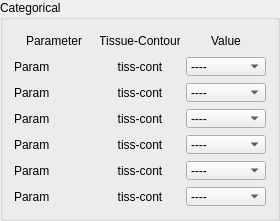
             <widget class="QGroupBox" name="groupBox_7">
              <property name="title">
               <string>Categorical</string>
              </property>
              <layout class="QVBoxLayout" name="verticalLayout_17">
               <item>
                <layout class="QGridLayout" name="gridLayout_8">
                 <item row="5" column="1">
                  <widget class="QLabel" name="tiss_cont_categorical5">
                   <property name="sizePolicy">
                    <sizepolicy hsizetype="Fixed" vsizetype="Fixed">
                     <horstretch>0</horstretch>
                     <verstretch>0</verstretch>
                    </sizepolicy>
                   </property>
                   <property name="minimumSize">
                    <size>
                     <width>80</width>
                     <height>20</height>
                    </size>
                   </property>
                   <property name="maximumSize">
                    <size>
                     <width>16777215</width>
                     <height>20</height>
                    </size>
                   </property>
                   <property name="styleSheet">
                    <string notr="true">font: 25 10pt &quot;Calibri Light&quot;;</string>
                   </property>
                   <property name="text">
                    <string>tiss-cont</string>
                   </property>
                   <property name="alignment">
                    <set>Qt::AlignCenter</set>
                   </property>
                  </widget>
                 </item>
                 <item row="1" column="1">
                  <widget class="QLabel" name="tiss_cont_categorical1">
                   <property name="sizePolicy">
                    <sizepolicy hsizetype="Fixed" vsizetype="Fixed">
                     <horstretch>0</horstretch>
                     <verstretch>0</verstretch>
                    </sizepolicy>
                   </property>
                   <property name="minimumSize">
                    <size>
                     <width>80</width>
                     <height>20</height>
                    </size>
                   </property>
                   <property name="maximumSize">
                    <size>
                     <width>16777215</width>
                     <height>20</height>
                    </size>
                   </property>
                   <property name="styleSheet">
                    <string notr="true">font: 25 10pt &quot;Calibri Light&quot;;</string>
                   </property>
                   <property name="text">
                    <string>tiss-cont</string>
                   </property>
                   <property name="alignment">
                    <set>Qt::AlignCenter</set>
                   </property>
                  </widget>
                 </item>
                 <item row="1" column="0">
                  <widget class="QLabel" name="lab_categorical1">
                   <property name="sizePolicy">
                    <sizepolicy hsizetype="Fixed" vsizetype="Fixed">
                     <horstretch>0</horstretch>
                     <verstretch>0</verstretch>
                    </sizepolicy>
                   </property>
                   <property name="minimumSize">
                    <size>
                     <width>80</width>
                     <height>20</height>
                    </size>
                   </property>
                   <property name="maximumSize">
                    <size>
                     <width>16777215</width>
                     <height>20</height>
                    </size>
                   </property>
                   <property name="styleSheet">
                    <string notr="true">font: 25 10pt &quot;Calibri Light&quot;;</string>
                   </property>
                   <property name="text">
                    <string>Param</string>
                   </property>
                  </widget>
                 </item>
                 <item row="4" column="0">
                  <widget class="QLabel" name="lab_categorical4">
                   <property name="sizePolicy">
                    <sizepolicy hsizetype="Fixed" vsizetype="Fixed">
                     <horstretch>0</horstretch>
                     <verstretch>0</verstretch>
                    </sizepolicy>
                   </property>
                   <property name="minimumSize">
                    <size>
                     <width>80</width>
                     <height>20</height>
                    </size>
                   </property>
                   <property name="maximumSize">
                    <size>
                     <width>16777215</width>
                     <height>20</height>
                    </size>
                   </property>
                   <property name="styleSheet">
                    <string notr="true">font: 25 10pt &quot;Calibri Light&quot;;</string>
                   </property>
                   <property name="text">
                    <string>Param</string>
                   </property>
                  </widget>
                 </item>
                 <item row="2" column="1">
                  <widget class="QLabel" name="tiss_cont_categorical2">
                   <property name="sizePolicy">
                    <sizepolicy hsizetype="Fixed" vsizetype="Fixed">
                     <horstretch>0</horstretch>
                     <verstretch>0</verstretch>
                    </sizepolicy>
                   </property>
                   <property name="minimumSize">
                    <size>
                     <width>80</width>
                     <height>20</height>
                    </size>
                   </property>
                   <property name="maximumSize">
                    <size>
                     <width>16777215</width>
                     <height>20</height>
                    </size>
                   </property>
                   <property name="styleSheet">
                    <string notr="true">font: 25 10pt &quot;Calibri Light&quot;;</string>
                   </property>
                   <property name="text">
                    <string>tiss-cont</string>
                   </property>
                   <property name="alignment">
                    <set>Qt::AlignCenter</set>
                   </property>
                  </widget>
                 </item>
                 <item row="0" column="1">
                  <widget class="QLabel" name="label_hm1_8">
                   <property name="sizePolicy">
                    <sizepolicy hsizetype="Fixed" vsizetype="Fixed">
                     <horstretch>0</horstretch>
                     <verstretch>0</verstretch>
                    </sizepolicy>
                   </property>
                   <property name="minimumSize">
                    <size>
                     <width>80</width>
                     <height>20</height>
                    </size>
                   </property>
                   <property name="maximumSize">
                    <size>
                     <width>16777215</width>
                     <height>20</height>
                    </size>
                   </property>
                   <property name="styleSheet">
                    <string notr="true">font: 25 10pt &quot;Calibri Light&quot;;</string>
                   </property>
                   <property name="text">
                    <string>Tissue-Contour</string>
                   </property>
                   <property name="alignment">
                    <set>Qt::AlignCenter</set>
                   </property>
                  </widget>
                 </item>
                 <item row="0" column="2">
                  <widget class="QLabel" name="label_hm1_9">
                   <property name="sizePolicy">
                    <sizepolicy hsizetype="Fixed" vsizetype="Fixed">
                     <horstretch>0</horstretch>
                     <verstretch>0</verstretch>
                    </sizepolicy>
                   </property>
                   <property name="minimumSize">
                    <size>
                     <width>80</width>
                     <height>20</height>
                    </size>
                   </property>
                   <property name="maximumSize">
                    <size>
                     <width>16777215</width>
                     <height>20</height>
                    </size>
                   </property>
                   <property name="styleSheet">
                    <string notr="true">font: 25 10pt &quot;Calibri Light&quot;;</string>
                   </property>
                   <property name="text">
                    <string>Value</string>
                   </property>
                   <property name="alignment">
                    <set>Qt::AlignCenter</set>
                   </property>
                  </widget>
                 </item>
                 <item row="4" column="1">
                  <widget class="QLabel" name="tiss_cont_categorical4">
                   <property name="sizePolicy">
                    <sizepolicy hsizetype="Fixed" vsizetype="Fixed">
                     <horstretch>0</horstretch>
                     <verstretch>0</verstretch>
                    </sizepolicy>
                   </property>
                   <property name="minimumSize">
                    <size>
                     <width>80</width>
                     <height>20</height>
                    </size>
                   </property>
                   <property name="maximumSize">
                    <size>
                     <width>16777215</width>
                     <height>20</height>
                    </size>
                   </property>
                   <property name="styleSheet">
                    <string notr="true">font: 25 10pt &quot;Calibri Light&quot;;</string>
                   </property>
                   <property name="text">
                    <string>tiss-cont</string>
                   </property>
                   <property name="alignment">
                    <set>Qt::AlignCenter</set>
                   </property>
                  </widget>
                 </item>
                 <item row="5" column="0">
                  <widget class="QLabel" name="lab_categorical5">
                   <property name="sizePolicy">
                    <sizepolicy hsizetype="Fixed" vsizetype="Fixed">
                     <horstretch>0</horstretch>
                     <verstretch>0</verstretch>
                    </sizepolicy>
                   </property>
                   <property name="minimumSize">
                    <size>
                     <width>80</width>
                     <height>20</height>
                    </size>
                   </property>
                   <property name="maximumSize">
                    <size>
                     <width>16777215</width>
                     <height>20</height>
                    </size>
                   </property>
                   <property name="styleSheet">
                    <string notr="true">font: 25 10pt &quot;Calibri Light&quot;;</string>
                   </property>
                   <property name="text">
                    <string>Param</string>
                   </property>
                  </widget>
                 </item>
                 <item row="0" column="0">
                  <widget class="QLabel" name="label_hm1_10">
                   <property name="sizePolicy">
                    <sizepolicy hsizetype="Fixed" vsizetype="Fixed">
                     <horstretch>0</horstretch>
                     <verstretch>0</verstretch>
                    </sizepolicy>
                   </property>
                   <property name="minimumSize">
                    <size>
                     <width>80</width>
                     <height>20</height>
                    </size>
                   </property>
                   <property name="maximumSize">
                    <size>
                     <width>16777215</width>
                     <height>20</height>
                    </size>
                   </property>
                   <property name="styleSheet">
                    <string notr="true">font: 25 10pt &quot;Calibri Light&quot;;</string>
                   </property>
                   <property name="text">
                    <string>Parameter</string>
                   </property>
                   <property name="alignment">
                    <set>Qt::AlignCenter</set>
                   </property>
                  </widget>
                 </item>
                 <item row="3" column="0">
                  <widget class="QLabel" name="lab_categorical3">
                   <property name="sizePolicy">
                    <sizepolicy hsizetype="Fixed" vsizetype="Fixed">
                     <horstretch>0</horstretch>
                     <verstretch>0</verstretch>
                    </sizepolicy>
                   </property>
                   <property name="minimumSize">
                    <size>
                     <width>80</width>
                     <height>20</height>
                    </size>
                   </property>
                   <property name="maximumSize">
                    <size>
                     <width>16777215</width>
                     <height>20</height>
                    </size>
                   </property>
                   <property name="styleSheet">
                    <string notr="true">font: 25 10pt &quot;Calibri Light&quot;;</string>
                   </property>
                   <property name="text">
                    <string>Param</string>
                   </property>
                  </widget>
                 </item>
                 <item row="2" column="0">
                  <widget class="QLabel" name="lab_categorical2">
                   <property name="sizePolicy">
                    <sizepolicy hsizetype="Fixed" vsizetype="Fixed">
                     <horstretch>0</horstretch>
                     <verstretch>0</verstretch>
                    </sizepolicy>
                   </property>
                   <property name="minimumSize">
                    <size>
                     <width>80</width>
                     <height>20</height>
                    </size>
                   </property>
                   <property name="maximumSize">
                    <size>
                     <width>16777215</width>
                     <height>20</height>
                    </size>
                   </property>
                   <property name="styleSheet">
                    <string notr="true">font: 25 10pt &quot;Calibri Light&quot;;</string>
                   </property>
                   <property name="text">
                    <string>Param</string>
                   </property>
                  </widget>
                 </item>
                 <item row="3" column="1">
                  <widget class="QLabel" name="tiss_cont_categorical3">
                   <property name="sizePolicy">
                    <sizepolicy hsizetype="Fixed" vsizetype="Fixed">
                     <horstretch>0</horstretch>
                     <verstretch>0</verstretch>
                    </sizepolicy>
                   </property>
                   <property name="minimumSize">
                    <size>
                     <width>80</width>
                     <height>20</height>
                    </size>
                   </property>
                   <property name="maximumSize">
                    <size>
                     <width>16777215</width>
                     <height>20</height>
                    </size>
                   </property>
                   <property name="styleSheet">
                    <string notr="true">font: 25 10pt &quot;Calibri Light&quot;;</string>
                   </property>
                   <property name="text">
                    <string>tiss-cont</string>
                   </property>
                   <property name="alignment">
                    <set>Qt::AlignCenter</set>
                   </property>
                  </widget>
                 </item>
                 <item row="6" column="0">
                  <widget class="QLabel" name="lab_categorical6">
                   <property name="sizePolicy">
                    <sizepolicy hsizetype="Fixed" vsizetype="Fixed">
                     <horstretch>0</horstretch>
                     <verstretch>0</verstretch>
                    </sizepolicy>
                   </property>
                   <property name="minimumSize">
                    <size>
                     <width>80</width>
                     <height>20</height>
                    </size>
                   </property>
                   <property name="maximumSize">
                    <size>
                     <width>16777215</width>
                     <height>20</height>
                    </size>
                   </property>
                   <property name="styleSheet">
                    <string notr="true">font: 25 10pt &quot;Calibri Light&quot;;</string>
                   </property>
                   <property name="text">
                    <string>Param</string>
                   </property>
                  </widget>
                 </item>
                 <item row="6" column="1">
                  <widget class="QLabel" name="tiss_cont_categorical6">
                   <property name="sizePolicy">
                    <sizepolicy hsizetype="Fixed" vsizetype="Fixed">
                     <horstretch>0</horstretch>
                     <verstretch>0</verstretch>
                    </sizepolicy>
                   </property>
                   <property name="minimumSize">
                    <size>
                     <width>80</width>
                     <height>20</height>
                    </size>
                   </property>
                   <property name="maximumSize">
                    <size>
                     <width>16777215</width>
                     <height>20</height>
                    </size>
                   </property>
                   <property name="styleSheet">
                    <string notr="true">font: 25 10pt &quot;Calibri Light&quot;;</string>
                   </property>
                   <property name="text">
                    <string>tiss-cont</string>
                   </property>
                   <property name="alignment">
                    <set>Qt::AlignCenter</set>
                   </property>
                  </widget>
                 </item>
                 <item row="1" column="2">
                  <widget class="QComboBox" name="value_categorical1">
                   <property name="enabled">
                    <bool>true</bool>
                   </property>
                   <property name="sizePolicy">
                    <sizepolicy hsizetype="Fixed" vsizetype="Fixed">
                     <horstretch>0</horstretch>
                     <verstretch>0</verstretch>
                    </sizepolicy>
                   </property>
                   <property name="minimumSize">
                    <size>
                     <width>80</width>
                     <height>19</height>
                    </size>
                   </property>
                   <property name="maximumSize">
                    <size>
                     <width>16777215</width>
                     <height>19</height>
                    </size>
                   </property>
                   <property name="styleSheet">
                    <string notr="true">font: 25 10pt &quot;Calibri Light&quot;;</string>
                   </property>
                   <item>
                    <property name="text">
                     <string>----</string>
                    </property>
                   </item>
                  </widget>
                 </item>
                 <item row="2" column="2">
                  <widget class="QComboBox" name="value_categorical2">
                   <property name="enabled">
                    <bool>true</bool>
                   </property>
                   <property name="sizePolicy">
                    <sizepolicy hsizetype="Fixed" vsizetype="Fixed">
                     <horstretch>0</horstretch>
                     <verstretch>0</verstretch>
                    </sizepolicy>
                   </property>
                   <property name="minimumSize">
                    <size>
                     <width>80</width>
                     <height>19</height>
                    </size>
                   </property>
                   <property name="maximumSize">
                    <size>
                     <width>16777215</width>
                     <height>19</height>
                    </size>
                   </property>
                   <property name="styleSheet">
                    <string notr="true">font: 25 10pt &quot;Calibri Light&quot;;</string>
                   </property>
                   <item>
                    <property name="text">
                     <string>----</string>
                    </property>
                   </item>
                  </widget>
                 </item>
                 <item row="3" column="2">
                  <widget class="QComboBox" name="value_categorical3">
                   <property name="enabled">
                    <bool>true</bool>
                   </property>
                   <property name="sizePolicy">
                    <sizepolicy hsizetype="Fixed" vsizetype="Fixed">
                     <horstretch>0</horstretch>
                     <verstretch>0</verstretch>
                    </sizepolicy>
                   </property>
                   <property name="minimumSize">
                    <size>
                     <width>80</width>
                     <height>19</height>
                    </size>
                   </property>
                   <property name="maximumSize">
                    <size>
                     <width>16777215</width>
                     <height>19</height>
                    </size>
                   </property>
                   <property name="styleSheet">
                    <string notr="true">font: 25 10pt &quot;Calibri Light&quot;;</string>
                   </property>
                   <item>
                    <property name="text">
                     <string>----</string>
                    </property>
                   </item>
                  </widget>
                 </item>
                 <item row="4" column="2">
                  <widget class="QComboBox" name="value_categorical4">
                   <property name="enabled">
                    <bool>true</bool>
                   </property>
                   <property name="sizePolicy">
                    <sizepolicy hsizetype="Fixed" vsizetype="Fixed">
                     <horstretch>0</horstretch>
                     <verstretch>0</verstretch>
                    </sizepolicy>
                   </property>
                   <property name="minimumSize">
                    <size>
                     <width>80</width>
                     <height>19</height>
                    </size>
                   </property>
                   <property name="maximumSize">
                    <size>
                     <width>16777215</width>
                     <height>19</height>
                    </size>
                   </property>
                   <property name="styleSheet">
                    <string notr="true">font: 25 10pt &quot;Calibri Light&quot;;</string>
                   </property>
                   <item>
                    <property name="text">
                     <string>----</string>
                    </property>
                   </item>
                  </widget>
                 </item>
                 <item row="5" column="2">
                  <widget class="QComboBox" name="value_categorical5">
                   <property name="enabled">
                    <bool>true</bool>
                   </property>
                   <property name="sizePolicy">
                    <sizepolicy hsizetype="Fixed" vsizetype="Fixed">
                     <horstretch>0</horstretch>
                     <verstretch>0</verstretch>
                    </sizepolicy>
                   </property>
                   <property name="minimumSize">
                    <size>
                     <width>80</width>
                     <height>19</height>
                    </size>
                   </property>
                   <property name="maximumSize">
                    <size>
                     <width>16777215</width>
                     <height>19</height>
                    </size>
                   </property>
                   <property name="styleSheet">
                    <string notr="true">font: 25 10pt &quot;Calibri Light&quot;;</string>
                   </property>
                   <item>
                    <property name="text">
                     <string>----</string>
                    </property>
                   </item>
                  </widget>
                 </item>
                 <item row="6" column="2">
                  <widget class="QComboBox" name="value_categorical6">
                   <property name="enabled">
                    <bool>true</bool>
                   </property>
                   <property name="sizePolicy">
                    <sizepolicy hsizetype="Fixed" vsizetype="Fixed">
                     <horstretch>0</horstretch>
                     <verstretch>0</verstretch>
                    </sizepolicy>
                   </property>
                   <property name="minimumSize">
                    <size>
                     <width>80</width>
                     <height>19</height>
                    </size>
                   </property>
                   <property name="maximumSize">
                    <size>
                     <width>16777215</width>
                     <height>19</height>
                    </size>
                   </property>
                   <property name="styleSheet">
                    <string notr="true">font: 25 10pt &quot;Calibri Light&quot;;</string>
                   </property>
                   <item>
                    <property name="text">
                     <string>----</string>
                    </property>
                   </item>
                  </widget>
                 </item>
                </layout>
               </item>
              </layout>
             </widget>
